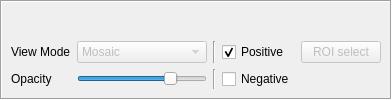
          <widget class="QFrame" name="frameImages">
           <property name="frameShape">
            <enum>QFrame::Box</enum>
           </property>
           <property name="frameShadow">
            <enum>QFrame::Sunken</enum>
           </property>
           <layout class="QVBoxLayout" name="verticalLayout_7">
            <property name="leftMargin">
             <number>9</number>
            </property>
            <property name="topMargin">
             <number>9</number>
            </property>
            <property name="rightMargin">
             <number>9</number>
            </property>
            <property name="bottomMargin">
             <number>9</number>
            </property>
            <item>
             <widget class="QStackedWidget" name="stackedWidgetImages">
              <widget class="QWidget" name="pageMosaic">
               <layout class="QVBoxLayout" name="verticalLayout_11">
                <property name="leftMargin">
                 <number>0</number>
                </property>
                <property name="topMargin">
                 <number>0</number>
                </property>
                <property name="rightMargin">
                 <number>0</number>
                </property>
                <property name="bottomMargin">
                 <number>0</number>
                </property>
                <item>
                 <layout class="QVBoxLayout" name="layoutMosaic"/>
                </item>
               </layout>
              </widget>
              <widget class="QWidget" name="pageOrthView">
               <layout class="QVBoxLayout" name="verticalLayout_12">
                <property name="leftMargin">
                 <number>0</number>
                </property>
                <property name="topMargin">
                 <number>0</number>
                </property>
                <property name="rightMargin">
                 <number>0</number>
                </property>
                <property name="bottomMargin">
                 <number>0</number>
                </property>
                <item>
                 <layout class="QVBoxLayout" name="layoutOrthView"/>
                </item>
               </layout>
              </widget>
             </widget>
            </item>
            <item>
             <layout class="QGridLayout" name="gridLayout" columnstretch="0,0,0,0,0,1,0,0">
              <item row="0" column="4">
               <widget class="QCheckBox" name="posMapCheckBox">
                <property name="text">
                 <string>Positive</string>
                </property>
                <property name="checked">
                 <bool>true</bool>
                </property>
               </widget>
              </item>
              <item row="0" column="7">
               <spacer name="horizontalSpacer_4">
                <property name="orientation">
                 <enum>Qt::Horizontal</enum>
                </property>
                <property name="sizeType">
                 <enum>QSizePolicy::Ignored</enum>
                </property>
                <property name="sizeHint" stdset="0">
                 <size>
                  <width>0</width>
                  <height>20</height>
                 </size>
                </property>
               </spacer>
              </item>
              <item row="0" column="0">
               <widget class="QLabel" name="label_12">
                <property name="text">
                 <string>View Mode</string>
                </property>
               </widget>
              </item>
              <item row="0" column="1">
               <widget class="QComboBox" name="cbImageViewMode">
                <property name="enabled">
                 <bool>false</bool>
                </property>
                <property name="maximumSize">
                 <size>
                  <width>200</width>
                  <height>16777215</height>
                 </size>
                </property>
                <item>
                 <property name="text">
                  <string>Mosaic</string>
                 </property>
                </item>
                <item>
                 <property name="text">
                  <string>Triplanar Anatomy</string>
                 </property>
                </item>
                <item>
                 <property name="text">
                  <string>Triplanar EPI</string>
                 </property>
                </item>
               </widget>
              </item>
              <item row="0" column="2">
               <widget class="Line" name="line_7">
                <property name="orientation">
                 <enum>Qt::Vertical</enum>
                </property>
               </widget>
              </item>
              <item row="0" column="5">
               <layout class="QHBoxLayout" name="layoutHotMapThresholds"/>
              </item>
              <item row="1" column="0">
               <widget class="QLabel" name="label_3">
                <property name="text">
                 <string>Opacity</string>
                </property>
               </widget>
              </item>
              <item row="1" column="2">
               <widget class="Line" name="line_8">
                <property name="orientation">
                 <enum>Qt::Vertical</enum>
                </property>
               </widget>
              </item>
              <item row="1" column="5">
               <layout class="QHBoxLayout" name="layoutNegMapThresholds"/>
              </item>
              <item row="1" column="4">
               <widget class="QCheckBox" name="negMapCheckBox">
                <property name="text">
                 <string>Negative</string>
                </property>
                <property name="checked">
                 <bool>false</bool>
                </property>
               </widget>
              </item>
              <item row="1" column="1">
               <widget class="QSlider" name="sliderMapsAlpha">
                <property name="sizePolicy">
                 <sizepolicy hsizetype="Expanding" vsizetype="Fixed">
                  <horstretch>0</horstretch>
                  <verstretch>0</verstretch>
                 </sizepolicy>
                </property>
                <property name="maximumSize">
                 <size>
                  <width>200</width>
                  <height>16777215</height>
                 </size>
                </property>
                <property name="maximum">
                 <number>100</number>
                </property>
                <property name="value">
                 <number>75</number>
                </property>
                <property name="orientation">
                 <enum>Qt::Horizontal</enum>
                </property>
                <property name="tickPosition">
                 <enum>QSlider::NoTicks</enum>
                </property>
               </widget>
              </item>
              <item row="0" column="6">
               <widget class="QPushButton" name="roiSelectorBtn">
                <property name="enabled">
                 <bool>false</bool>
                </property>
                <property name="sizePolicy">
                 <sizepolicy hsizetype="Minimum" vsizetype="Fixed">
                  <horstretch>0</horstretch>
                  <verstretch>0</verstretch>
                 </sizepolicy>
                </property>
                <property name="text">
                 <string>ROI select</string>
                </property>
               </widget>
              </item>
              <item row="1" column="6">
               <layout class="QHBoxLayout" name="horizontalLayout">
                <property name="spacing">
                 <number>0</number>
                </property>
               </layout>
              </item>
             </layout>
            </item>
           </layout>
          </widget>
